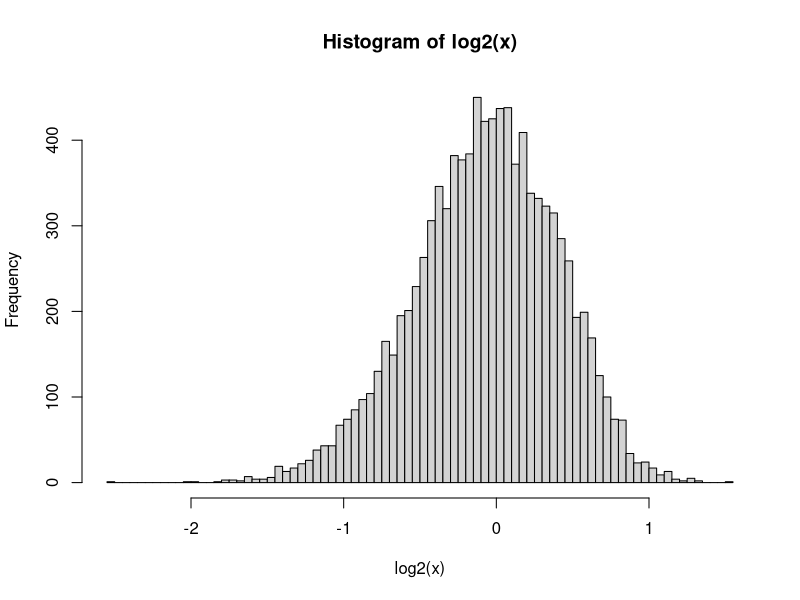

Write the R code that produced this figure. (Note: this script raises an error after producing the figure.)
library(ggplot2)
library(cowplot)
set.seed(1)
n <- 10000
a <- 10 # shape
s <- 1/a # scale
# s <- 2000 (for a = 0.1)
x <- rgamma(n,shape = a,scale = s)
print(mean(x))
print(median(x))
print(qgamma(0.5,shape = a,scale = s))
print(sd(x))
hist(log2(x),n = 64)
stop()
par(mfcol = c(1,2))
print(sd(x))
s <- 1.15
x <- rnorm(n,0,s)
y <- exp(x)
hist(y,n = 64)
print(sd(y))
y <- seq(-2,2,length.out = 1000)
x <- 10^y
x1 <- rgamma(n,shape = 0.1,scale = 2000)
x2 <- rgamma(n,shape = 10,scale = 0.1)
par(mfcol = c(2,1))
hist(log2(x1),n = 64,col = "red",xlim = c(-20,20))
hist(log2(x2),n = 64,col = "blue",xlim = c(-20,20))
